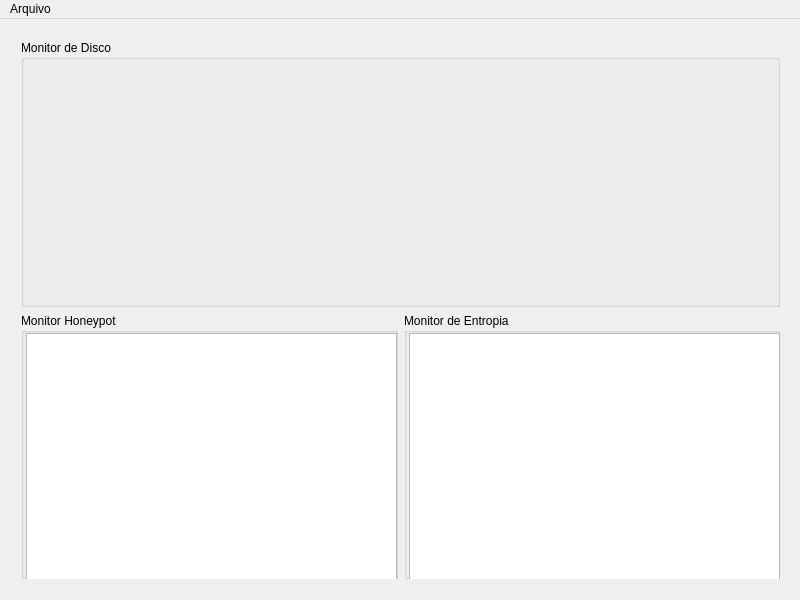
<?xml version="1.0" encoding="UTF-8"?>
<ui version="4.0">
 <class>Monitor</class>
 <widget class="QMainWindow" name="Monitor">
  <property name="geometry">
   <rect>
    <x>0</x>
    <y>0</y>
    <width>800</width>
    <height>600</height>
   </rect>
  </property>
  <property name="windowTitle">
   <string>Monitor</string>
  </property>
  <widget class="QWidget" name="centralWidget">
   <widget class="QWidget" name="layoutWidget">
    <property name="geometry">
     <rect>
      <x>10</x>
      <y>10</y>
      <width>781</width>
      <height>561</height>
     </rect>
    </property>
    <layout class="QVBoxLayout" name="verticalLayout_2">
     <item>
      <widget class="QGroupBox" name="boxDisco">
       <property name="title">
        <string>Monitor de Disco</string>
       </property>
       <widget class="QCustomPlot" name="customPlot" native="true">
        <property name="geometry">
         <rect>
          <x>9</x>
          <y>29</y>
          <width>761</width>
          <height>241</height>
         </rect>
        </property>
       </widget>
      </widget>
     </item>
     <item>
      <layout class="QHBoxLayout" name="horizontalLayout">
       <item>
        <widget class="QGroupBox" name="boxHoneypot">
         <property name="title">
          <string>Monitor Honeypot</string>
         </property>
         <widget class="QListWidget" name="listHoney">
          <property name="geometry">
           <rect>
            <x>5</x>
            <y>20</y>
            <width>371</width>
            <height>251</height>
           </rect>
          </property>
          <property name="layoutDirection">
           <enum>Qt::LeftToRight</enum>
          </property>
         </widget>
        </widget>
       </item>
       <item>
        <widget class="QGroupBox" name="boxEntropia">
         <property name="title">
          <string>Monitor de Entropia</string>
         </property>
         <widget class="QListWidget" name="listEntropia">
          <property name="geometry">
           <rect>
            <x>5</x>
            <y>20</y>
            <width>371</width>
            <height>251</height>
           </rect>
          </property>
         </widget>
        </widget>
       </item>
      </layout>
     </item>
    </layout>
   </widget>
  </widget>
  <widget class="QMenuBar" name="menuBar">
   <property name="geometry">
    <rect>
     <x>0</x>
     <y>0</y>
     <width>800</width>
     <height>20</height>
    </rect>
   </property>
   <property name="defaultUp">
    <bool>false</bool>
   </property>
   <widget class="QMenu" name="menuArquivo">
    <property name="title">
     <string>Arquivo</string>
    </property>
    <addaction name="actionIniciar_Monitores"/>
    <addaction name="separator"/>
    <addaction name="actionSair"/>
   </widget>
   <addaction name="menuArquivo"/>
  </widget>
  <action name="actionIniciar_Monitores">
   <property name="text">
    <string>Iniciar Monitores</string>
   </property>
  </action>
  <action name="actionSair">
   <property name="text">
    <string>Sair</string>
   </property>
  </action>
 </widget>
 <layoutdefault spacing="6" margin="11"/>
 <customwidgets>
  <customwidget>
   <class>QCustomPlot</class>
   <extends>QWidget</extends>
   <header>qcustomplot.h</header>
   <container>1</container>
  </customwidget>
 </customwidgets>
 <resources/>
 <connections/>
</ui>
